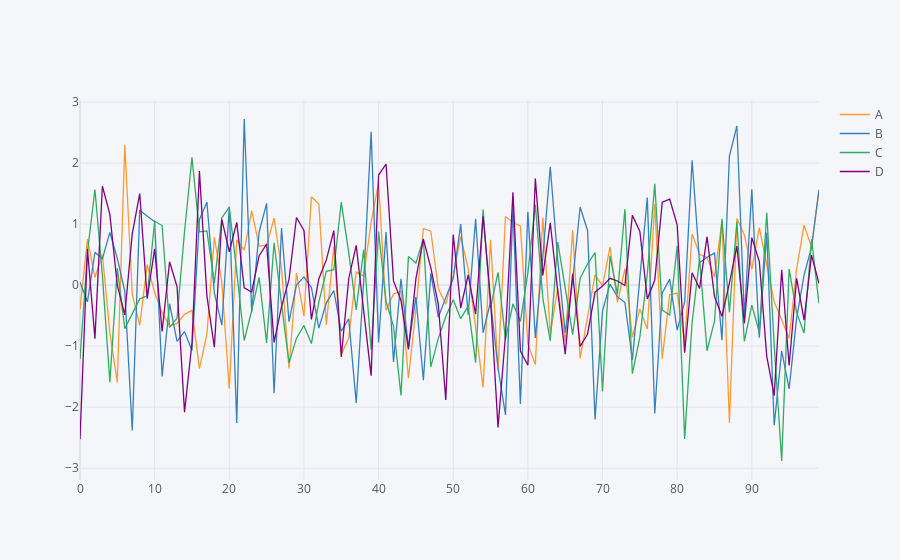

The notebook cell saved with this chart:
### Code cell
#Boom! Interactive plot
df.iplot()
